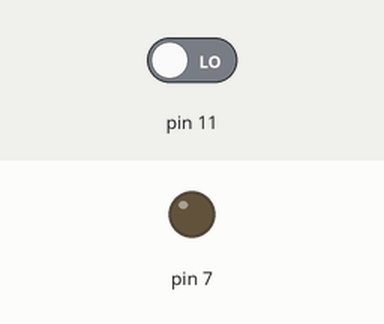
Simulated run of this sketch. Board: Arduino Uno, built with avr-gcc and run on an emulated ATmega328P. Shown: output pins drawn as LEDs (lit = HIGH). The inputs (shaded band) are chosen by the test bench; at power-on: pin 11 LOW.

Above: at 1.2 s.
1.3 s: pin 11 driven HIGH
At 2.5 s:
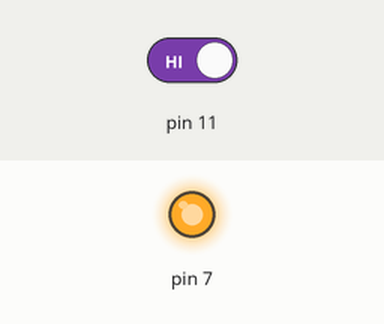
2.8 s: pin 11 driven LOW
At 3.7 s:
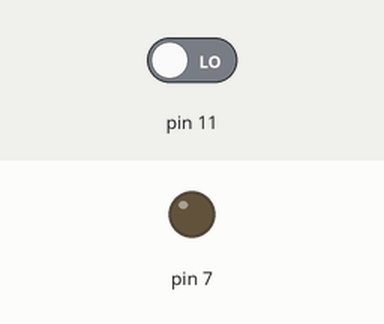
Timing chart, 0 to 5.8 s (numbered marks = the images above; inputs shaded):
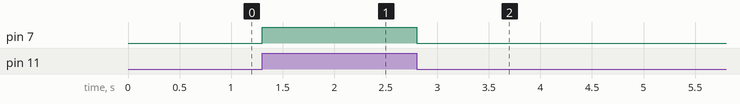

Measured:
- after the input at 1.3 s, pin 7: LOW → HIGH at once
- after the input at 2.8 s, pin 7: HIGH → LOW at once

The sketch:

1_led_with_push_button.ino
```cpp
// C++ code
//
void setup()
{
  pinMode(7, OUTPUT);
  pinMode(11, INPUT);
}

void loop()
{
if(digitalRead(11)==1){
    digitalWrite(7,HIGH);
  }else{
    digitalWrite(7,LOW);
  }
}
```
